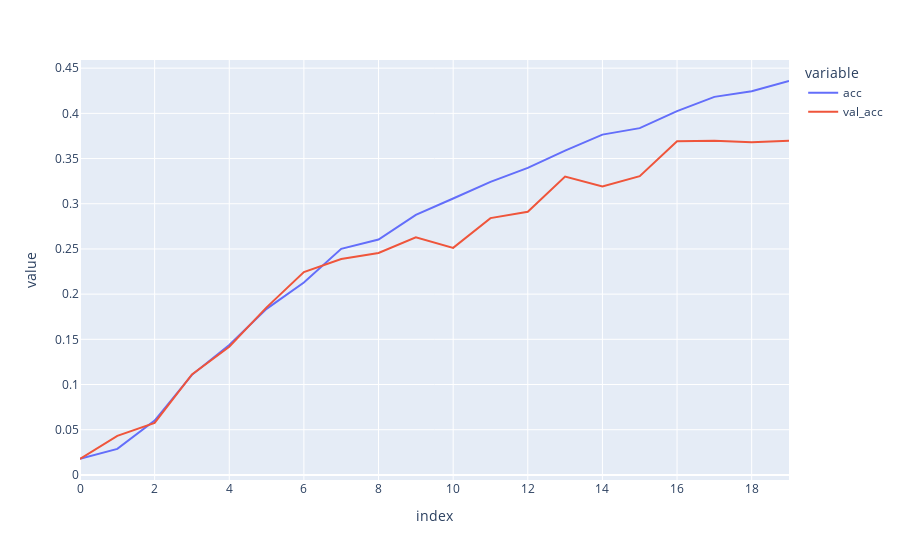

The notebook cell this image was saved under:
### Code cell
fig = px.line({'acc': train_history['acc'], 'val_acc': val_history['acc']})
fig.show()

### Figure 1 — Plotly figure (JSON) as saved in the notebook; plotly's stock layout.template omitted (floating-point values rounded to 4 significant figures)
{"data": [{"hovertemplate": "variable=acc<br>index=%{x}<br>value=%{y}<extra></extra>", "legendgroup": "acc", "line": {"color": "#636efa", "dash": "solid"}, "marker": {"symbol": "circle"}, "mode": "lines", "name": "acc", "orientation": "v", "showlegend": true, "type": "scatter", "x": [0, 1, 2, 3, 4, 5, 6, 7, 8, 9, 10, 11, 12, 13, 14, 15, 16, 17, 18, 19], "xaxis": "x", "y": [0.01776, 0.0288, 0.06008, 0.1107, 0.1438, 0.1837, 0.2129, 0.2501, 0.2604, 0.2877, 0.3058, 0.3243, 0.3397, 0.3588, 0.3765, 0.3836, 0.4025, 0.4182, 0.4244, 0.4358], "yaxis": "y"}, {"hovertemplate": "variable=val_acc<br>index=%{x}<br>value=%{y}<extra></extra>", "legendgroup": "val_acc", "line": {"color": "#EF553B", "dash": "solid"}, "marker": {"symbol": "circle"}, "mode": "lines", "name": "val_acc", "orientation": "v", "showlegend": true, "type": "scatter", "x": [0, 1, 2, 3, 4, 5, 6, 7, 8, 9, 10, 11, 12, 13, 14, 15, 16, 17, 18, 19], "xaxis": "x", "y": [0.01759, 0.04327, 0.0575, 0.1111, 0.1418, 0.1853, 0.2244, 0.2389, 0.2456, 0.2629, 0.2512, 0.2841, 0.2911, 0.3301, 0.319, 0.3304, 0.3692, 0.3698, 0.3681, 0.3698], "yaxis": "y"}], "layout": {"legend": {"title": {"text": "variable"}, "tracegroupgap": 0}, "margin": {"t": 60}, "xaxis": {"anchor": "y", "domain": [0, 1], "title": {"text": "index"}}, "yaxis": {"anchor": "x", "domain": [0, 1], "title": {"text": "value"}}}}
